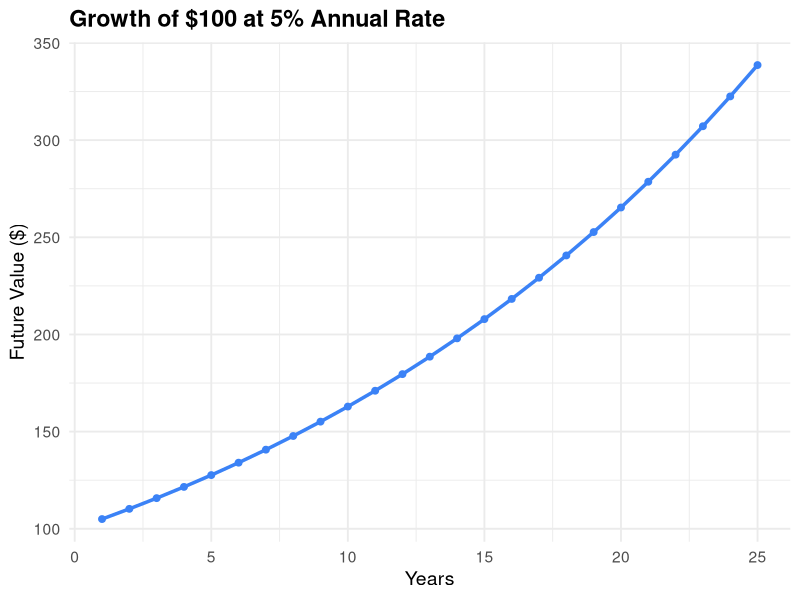
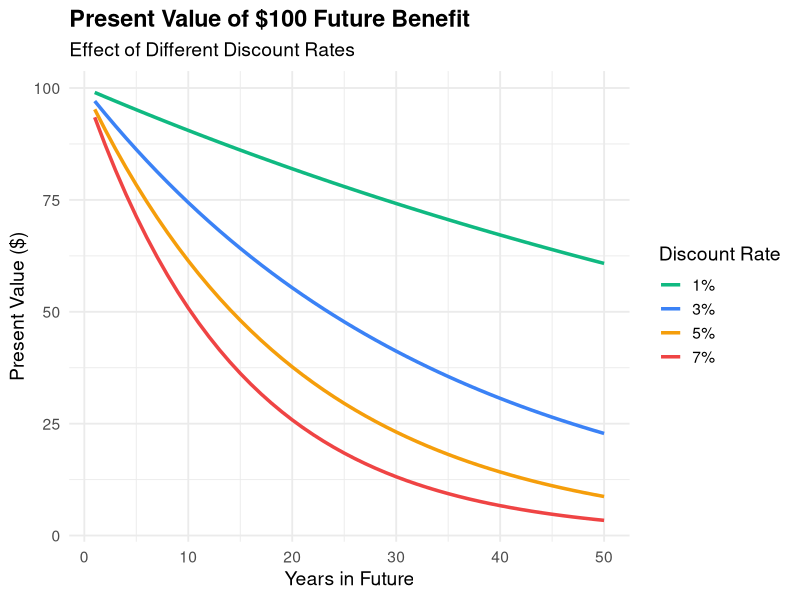
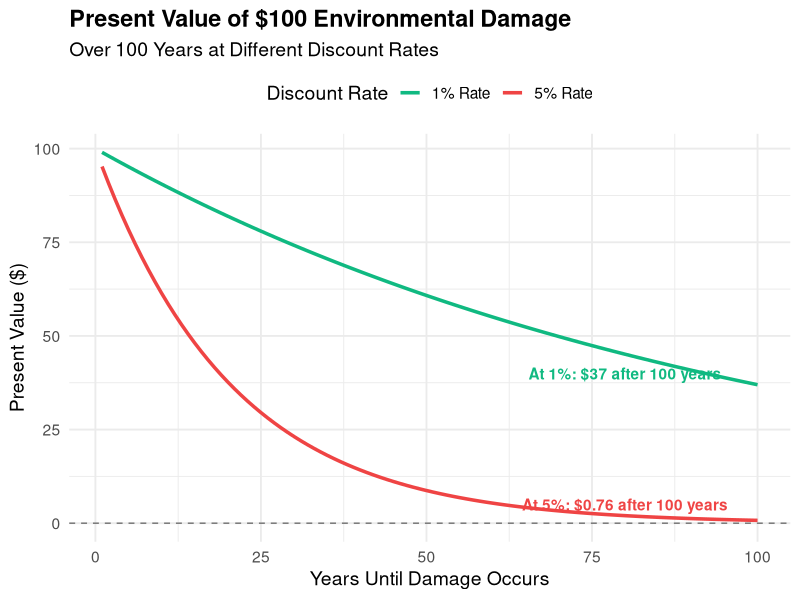
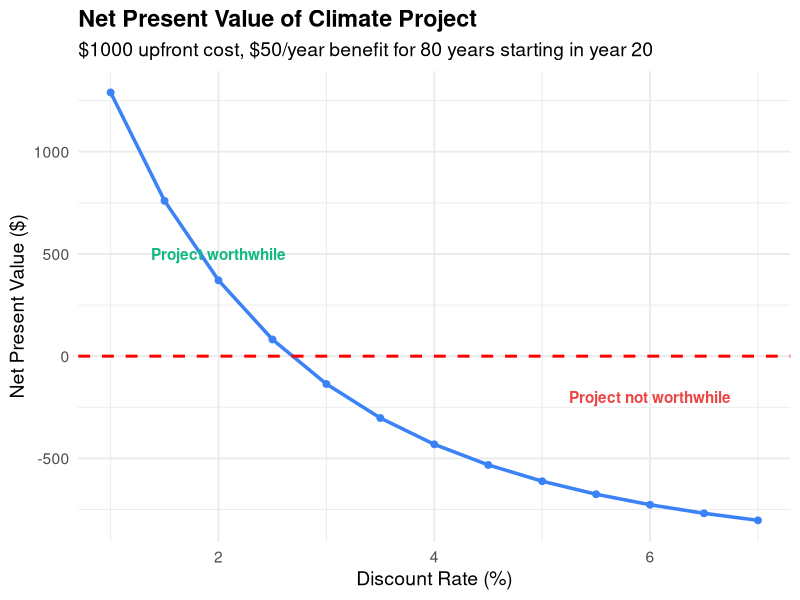
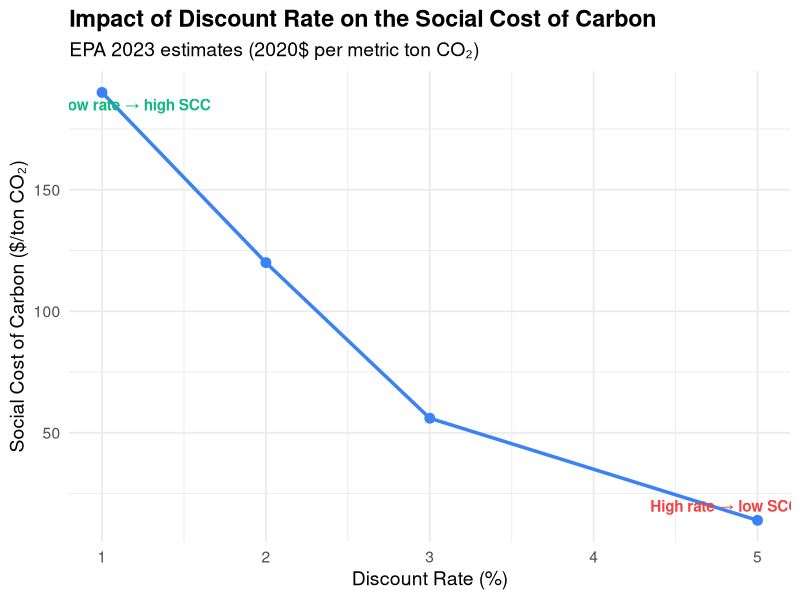
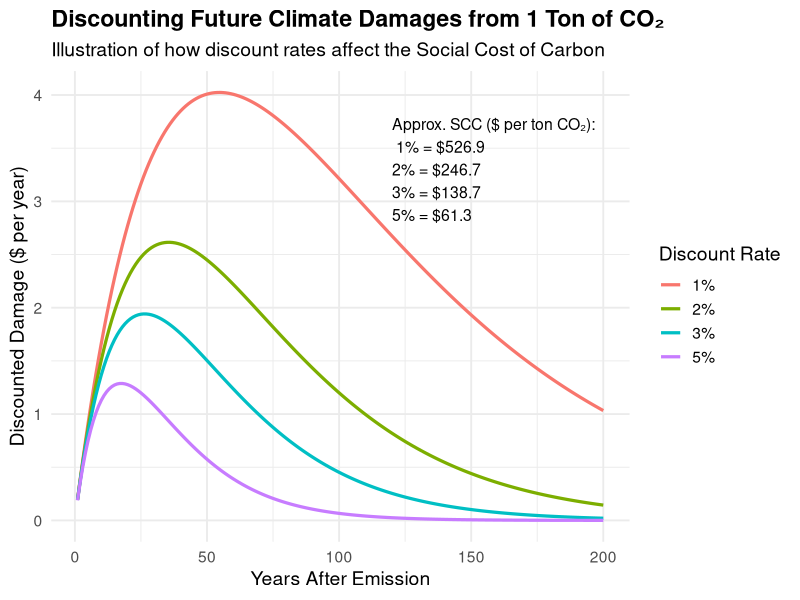
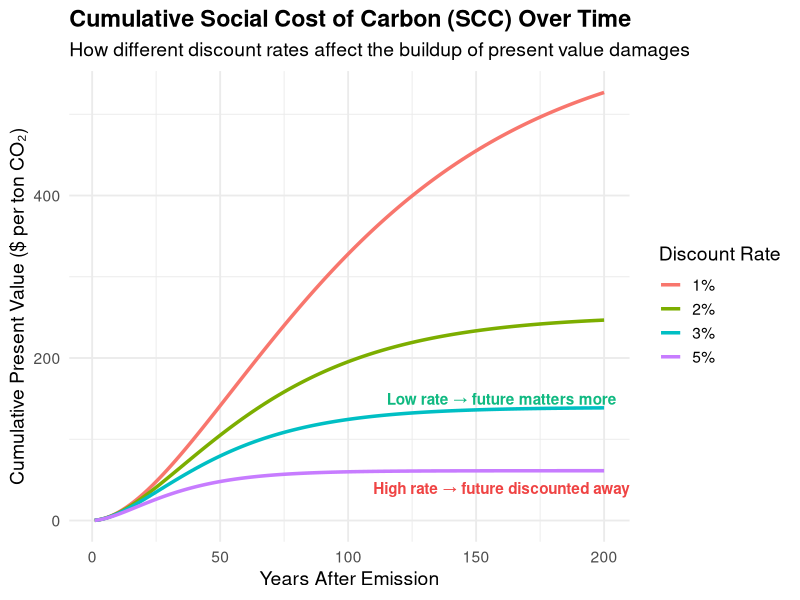

Reproduce these figures in R, in order.
## ---- chunk 1
knitr::opts_chunk$set(echo = FALSE, warning = FALSE, message = FALSE)
library(ggplot2)
library(dplyr)
## ---- chunk 2
PV = 100
r = 0.05
t = 1:25

data <- data.frame(
  Year = t,
  FV = PV * (1 + r)^t
)

ggplot(data, aes(x = Year, y = FV)) +
  geom_line(color = "#3b82f6", size = 1.2) +
  geom_point(color = "#3b82f6", size = 2) +
  labs(
    title = "Growth of $100 at 5% Annual Rate",
    x = "Years",
    y = "Future Value ($)"
  ) +
  theme_minimal(base_size = 14) +
  theme(plot.title = element_text(face = "bold"))
## ---- chunk 3
FV = 100
t = 1:50
rates <- c(0.01, 0.03, 0.05, 0.07)

data_list <- lapply(rates, function(r) {
  data.frame(
    Year = t,
    PV = FV / (1 + r)^t,
    Rate = paste0(r*100, "%")
  )
})

data <- do.call(rbind, data_list)

ggplot(data, aes(x = Year, y = PV, color = Rate)) +
  geom_line(size = 1.2) +
  scale_color_manual(values = c("#10b981", "#3b82f6", "#f59e0b", "#ef4444")) +
  labs(
    title = "Present Value of $100 Future Benefit",
    subtitle = "Effect of Different Discount Rates",
    x = "Years in Future",
    y = "Present Value ($)",
    color = "Discount Rate"
  ) +
  theme_minimal(base_size = 14) +
  theme(
    plot.title = element_text(face = "bold"),
    legend.position = "right"
  )
## ---- chunk 4
FV = 100
t = 1:100

data <- data.frame(
  Year = t,
  PV_1pct = FV / (1 + 0.01)^t,
  PV_5pct = FV / (1 + 0.05)^t
)

ggplot(data, aes(x = Year)) +
  geom_line(aes(y = PV_1pct, color = "1% Rate"), size = 1.2) +
  geom_line(aes(y = PV_5pct, color = "5% Rate"), size = 1.2) +
  geom_hline(yintercept = 0, linetype = "dashed", alpha = 0.5) +
  scale_color_manual(values = c("1% Rate" = "#10b981", "5% Rate" = "#ef4444")) +
  labs(
    title = "Present Value of $100 Environmental Damage",
    subtitle = "Over 100 Years at Different Discount Rates",
    x = "Years Until Damage Occurs",
    y = "Present Value ($)",
    color = "Discount Rate"
  ) +
  theme_minimal(base_size = 14) +
  theme(
    plot.title = element_text(face = "bold"),
    legend.position = "top"
  ) +
  annotate("text", x = 80, y = 40, label = "At 1%: $37 after 100 years", 
           color = "#10b981", fontface = "bold") +
  annotate("text", x = 80, y = 5, label = "At 5%: $0.76 after 100 years", 
           color = "#ef4444", fontface = "bold")
## ---- chunk 5
# Calculate NPV of climate mitigation project
years <- 0:100
cost <- c(1000, rep(0, 100))  # $1000 upfront cost
benefit <- c(rep(0, 20), rep(50, 81))  # $50/year benefit starting year 20

npv_calc <- function(rate) {
  discount_factors <- 1 / (1 + rate)^years
  sum((benefit - cost) * discount_factors)
}

rates <- seq(0.01, 0.07, by = 0.005)
npvs <- sapply(rates, npv_calc)

data <- data.frame(
  Rate = rates * 100,
  NPV = npvs
)

ggplot(data, aes(x = Rate, y = NPV)) +
  geom_line(size = 1.2, color = "#3b82f6") +
  geom_point(size = 2, color = "#3b82f6") +
  geom_hline(yintercept = 0, linetype = "dashed", color = "red", size = 1) +
  labs(
    title = "Net Present Value of Climate Project",
    subtitle = "$1000 upfront cost, $50/year benefit for 80 years starting in year 20",
    x = "Discount Rate (%)",
    y = "Net Present Value ($)"
  ) +
  theme_minimal(base_size = 14) +
  theme(plot.title = element_text(face = "bold")) +
  annotate("text", x = 2, y = 500, label = "Project worthwhile", 
           color = "#10b981", fontface = "bold") +
  annotate("text", x = 6, y = -200, label = "Project not worthwhile", 
           color = "#ef4444", fontface = "bold")
## ---- chunk 6
rates <- c(0.01, 0.02, 0.03, 0.05)
scc_values <- c(190, 120, 56, 14)
data <- data.frame(Rate = rates * 100, SCC = scc_values)

ggplot(data, aes(x = Rate, y = SCC)) +
  geom_line(size = 1.2, color = "#3b82f6") +
  geom_point(size = 3, color = "#3b82f6") +
  labs(
    title = "Impact of Discount Rate on the Social Cost of Carbon",
    subtitle = "EPA 2023 estimates (2020$ per metric ton CO₂)",
    x = "Discount Rate (%)",
    y = "Social Cost of Carbon ($/ton CO₂)"
  ) +
  theme_minimal(base_size = 14) +
  theme(plot.title = element_text(face = "bold")) +
  annotate("text", x = 1.2, y = 185, label = "Low rate → high SCC", color = "#10b981", fontface = "bold") +
  annotate("text", x = 4.8, y = 20, label = "High rate → low SCC", color = "#ef4444", fontface = "bold")
## ---- chunk 7
# Hypothetical stream of climate damages from 1 ton of CO2 (in $ per year)
# Damages increase over time due to accumulating climate impacts
years <- 1:200
annual_damages <- 0.2 * years * exp(-years / 120)  # stylized damage curve

# Function to calculate SCC (present value of future damages)
calc_scc <- function(rate) {
  discount_factors <- 1 / (1 + rate)^years
  sum(annual_damages * discount_factors)
}

rates <- c(0.01, 0.02, 0.03, 0.05)
scc_values <- sapply(rates, calc_scc)
scc_data <- data.frame(
  Rate = paste0(rates * 100, "%"),
  SCC = round(scc_values, 1)
)

# Plot discounted damages over time - CORRECTED
damage_df <- data.frame(
  Year = rep(years, times = length(rates)),  # Changed from 'each' to 'times'
  DiscountedDamage = as.vector(sapply(rates, function(r) annual_damages / (1 + r)^years)),
  Rate = factor(rep(paste0(rates * 100, "%"), each = length(years)))  # This one stays 'each'
)

ggplot(damage_df, aes(x = Year, y = DiscountedDamage, color = Rate)) +
  geom_line(linewidth = 1.1) +  # Changed 'size' to 'linewidth'
  labs(
    title = "Discounting Future Climate Damages from 1 Ton of CO₂",
    subtitle = "Illustration of how discount rates affect the Social Cost of Carbon",
    x = "Years After Emission",
    y = "Discounted Damage ($ per year)",
    color = "Discount Rate"
  ) +
  theme_minimal(base_size = 14) +
  theme(plot.title = element_text(face = "bold")) +
  annotate("text", x = 120, y = 3.3, 
           label = paste("Approx. SCC ($ per ton CO₂):\n",
                         paste0(scc_data$Rate, " = $", scc_data$SCC, collapse = "\n")),
           hjust = 0, color = "black", size = 4)
## ---- chunk 8
# Reuse variables from previous code
rates <- c(0.01, 0.02, 0.03, 0.05)
years <- 1:200
annual_damages <- 0.2 * years * exp(-years / 120)

# Build cumulative discounted damages
cum_data <- do.call(rbind, lapply(rates, function(r) {
  discounted_damages <- annual_damages / (1 + r)^years
  data.frame(
    Year = years,
    CumulativeSCC = cumsum(discounted_damages),
    Rate = paste0(r * 100, "%")
  )
}))

# Plot cumulative present value of damages
ggplot(cum_data, aes(x = Year, y = CumulativeSCC, color = Rate)) +
  geom_line(size = 1.2) +
  labs(
    title = "Cumulative Social Cost of Carbon (SCC) Over Time",
    subtitle = "How different discount rates affect the buildup of present value damages",
    x = "Years After Emission",
    y = "Cumulative Present Value ($ per ton CO₂)",
    color = "Discount Rate"
  ) +
  theme_minimal(base_size = 14) +
  theme(plot.title = element_text(face = "bold")) +
  annotate("text", x = 160, y = 150, label = "Low rate → future matters more", 
           color = "#10b981", fontface = "bold") +
  annotate("text", x = 160, y = 40, label = "High rate → future discounted away", 
           color = "#ef4444", fontface = "bold")
